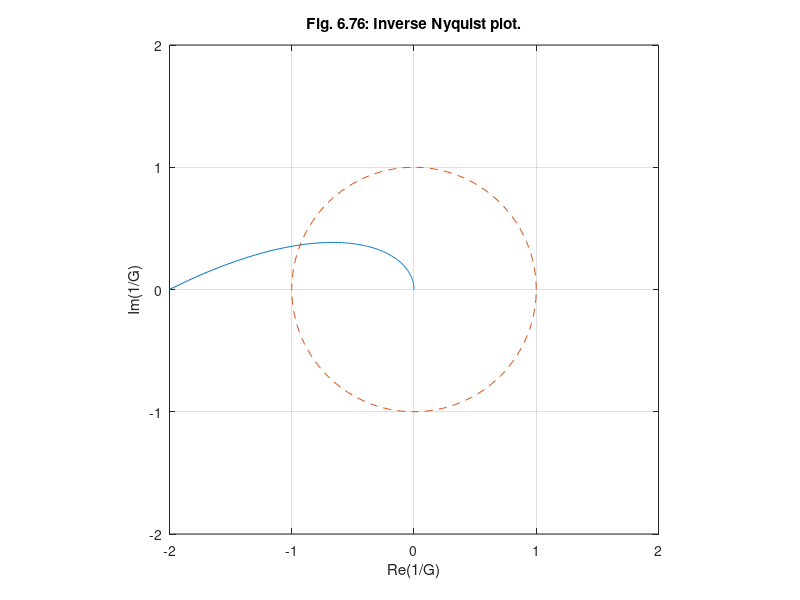

This chart was generated by the following MATLAB code:
%  Figure 6.76      Feedback Control of Dynamic Systems, 4e
%                   Franklin, Powell, Emami
% 

clear all
close all;

num=1;
den=conv([1 0],[1 2 1]);
w=0:.005:1;
Nw=size(w);
%G^{-1)(jw)=-2w^2+jw(-w^2+1)
rei=-2*w.*w;
imi=w.*(-w.*w+ones(Nw));
% do circle
w=0:.05:2*pi;
x=cos(w);
y=sin(w);
plot(rei,imi,x,y,'--');
axis([-2 2 -2 2]);
axis('square')
grid;
xlabel('Re(1/G)');
ylabel('Im(1/G)');
title('Fig. 6.76: Inverse Nyquist plot.');
